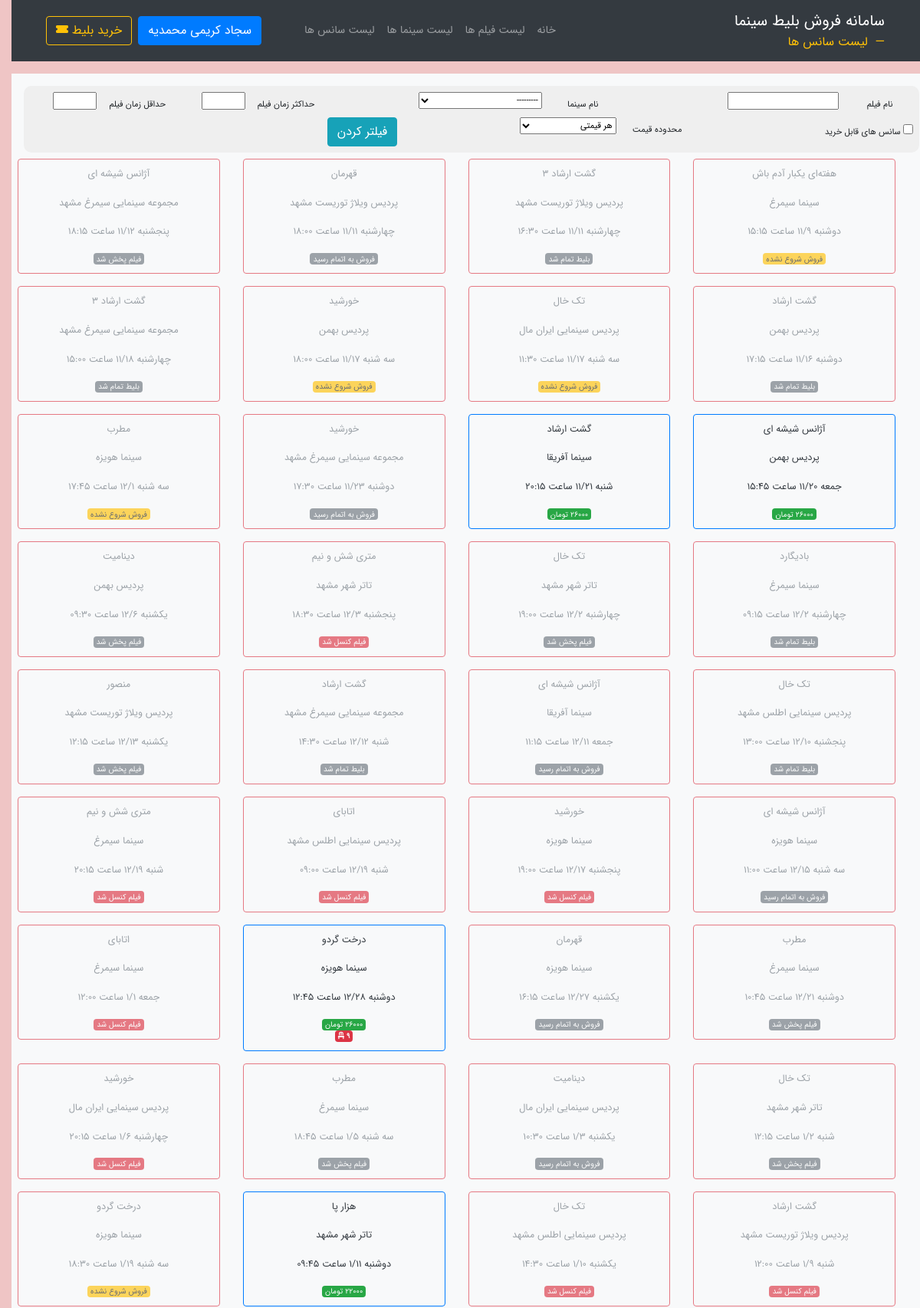
The app's page /Ticketing/showtime/list/ (signed in, upper part) with its own data.
### Ticketing/models.py (models this page shows, shortened)
class ShowTime (models.Model):
    class Meta:
        verbose_name = 'سانس'
        verbose_name_plural = 'سانس'
    movie = models.ForeignKey('Movie', on_delete=models.PROTECT, verbose_name='نام فیلم')
    cinema = models.ForeignKey('Cinema', on_delete=models.PROTECT, verbose_name='سالن سینما')
    start_time = models.DateTimeField('زمان اغاز')
    price = models.IntegerField('قیمت')
    salable_seat = models.IntegerField('صندلی های قابل فروش')
    soled_seat = models.IntegerField('صندلی های فروخته شده')
    sale_not_started = 1
    sale_started = 2
    ticket_finished = 3
    sale_ended = 4
    Movie_played = 5
    show_cancelled = 6
    status_choices = (
        (1, 'فروش شروع نشده'),
        (2, 'فروش اغاز شد'),
        (3, 'بلیط تمام شد'),
        (4, 'فروش به اتمام رسید'),
        (5, 'فیلم پخش شد'),
        (6, 'فیلم کنسل شد')
    )
    status = models.IntegerField('وضعیت فروش', choices=status_choices)
    def free_seats(self):
        free_seats = self.salable_seat-self.soled_seat
        return free_seats
    def get_price_display(self):
        return " {} تومان ".format(self.price)
    pass

class Movie(models.Model):
    class Meta:
        verbose_name = 'فیلم'
        verbose_name_plural = 'فیلم'
    name = models.CharField('عنوان', max_length=100)
    director = models.CharField('کارگردان', max_length=100)
    year = models.IntegerField('سال تولید')
    length = models.IntegerField('مدت زمان فیلم')
    description = models.TextField('توضیحات', null=True)
    poster = models.ImageField('پوستر', upload_to='movie_posters/',)
    def __str__(self):
        return self.name
    pass

class Cinema (models.Model):
    class Meta:
        verbose_name = 'سالن سینما'
        verbose_name_plural = 'سالن سینما'
    Cod = models.IntegerField('شماره پروانه', primary_key=True)
    name = models.CharField('نام سالن', max_length=50)
    city = models.CharField('شهر', max_length=30, default='مشهد')
    capacity = models.IntegerField('ظرفیت')
    phone = models.CharField('شماره', max_length=50, null=True)
    address = models.TextField('آدرس', null=True)
    image = models.ImageField('تصویر', upload_to='cinema_images/', blank=True)
    def __str__(self):
        return self.name
    pass

### Ticketing/views.py (the view)
# urls.py: path('showtime/list/', views.showtime_list, name='showtime_list'),
@login_required
def showtime_list(request):
    search_box = Showtime_form(request.GET)
    showtime = ShowTime.objects.all()
    if search_box.is_valid():
        showtime = showtime.filter(movie__name__contains=search_box.cleaned_data['movie_name'])
        if search_box.cleaned_data['sale_access']:
            showtime = showtime.filter(status=ShowTime.sale_started)
        if search_box.cleaned_data['movie_length_min']:
            showtime = showtime.filter(movie__length__gte=search_box.cleaned_data['movie_length_min'])
        if search_box.cleaned_data['movie_length_max']:
            showtime = showtime.filter(movie__length__lte=search_box.cleaned_data['movie_length_max'])
        if search_box.cleaned_data['cinema']:
            showtime = showtime.filter(cinema=search_box.cleaned_data['cinema'])
        min_price, max_price = search_box.get_price()
        if min_price is not None:
            showtime = showtime.filter(price__gte=min_price)
        if max_price is not None:
            showtime = showtime.filter(price__lte=max_price)
        pass
    showtime = showtime.order_by('start_time')
    showtime_c = showtime.count()
    context = {
        'search_box': search_box,
        'showtime': showtime,
        'showtime_c': showtime_c
    }
    return render(request, 'ticketing/showtime_list.html', context)

### Ticketing/forms.py (called while the page is built)
    def get_price(self):
        price_level = self.cleaned_data['price_range']
        if price_level == Showtime_form.under_10:
            return None, 10000
        elif price_level == Showtime_form.between_10_to_15:
            return 10000, 15000
        elif price_level == Showtime_form.between_15_to_20:
            return 15000, 20000
        elif price_level == Showtime_form.more_than20:
            return 20000, None
        else:
            return None, None

### Ticketing/templates/ticketing/showtime_list.html (shortened to what this page needs)
{% extends "ticketing/page-Base_list.html" %}
{% block page-nav-name %}
    لیست سانس ها
{% endblock %}
{% block main-content %}
    <div class="bg-light p-2">
        {% if showtime %}
            <div class="search-bar m-2">
                <form class="form-row p-2" method="GET" action="">
                    {% include "ticketing/_form_shotime__list.html" with field=search_box.movie_name %}
                    {% include "ticketing/_form_shotime__list.html" with field=search_box.cinema %}
                    {% include "ticketing/_form_shotime__list.html" with field=search_box.movie_length_max div_size=1  %}
                    {% include "ticketing/_form_shotime__list.html" with field=search_box.movie_length_min div_size=1  %}
                    <div class="align-content-center col-3">
                        {{ search_box.sale_access }}
                        {{ search_box.sale_access.label }}
                    </div>
                    {% include "ticketing/_form_shotime__list.html" with field=search_box.price_range %}
                    <button  type="submit" class=" btn btn-info " name="">
                        فیلتر کردن
                    </button>
                </form>
            </div>
            <div class="row d-flex justify-content-between mr-4">
                {% for showtime in showtime %}
                    <div class="col-sm-3 mb-3">
                        <a href="{% url "Ticketing:showtime_detail" showtime_id=showtime.id %}"
                           class="showtime-box btn d-flex flex-column
                               {% if showtime.status == showtime.sale_started %}
                                    btn-outline-dark border-primary
                               {% else %}
                                    btn-outline-secondary border-danger disabled
                               {% endif %}">
                            <span>{{ showtime.movie }}</span>
                            <br/>
                            <span>{{ showtime.cinema }}</span>
                            <br/>
                            <span>
                                {{ showtime.start_time|date:"l n/j ساعت H:i" }}
                            </span>
                            <br/>
                            <span class="showtime-status badge mx-auto
                                   {% if showtime.status == showtime.sale_not_started %}
                                       badge-warning
                                   {% elif showtime.status == showtime.show_cancelled %}
                                       badge-danger
                                   {% elif showtime.status == showtime.sale_started %}
                                       badge-success
                                   {% else %}
                                       badge-secondary
                                   {% endif %}">
                                {% if showtime.status == showtime.sale_started %}
                                    {{ showtime.get_price_display }}
                                {% else %}
                                    {{ showtime.get_status_display }}
                                {% endif %}
                            </span>
                            {% if showtime.status == showtime.sale_started and showtime.free_seats < 10 %}
                                <span class="badge badge-danger m-auto">
                                    {{ showtime.free_seats }} <i class="fas fa-chair"></i>
                                </span>
                            {% endif %}
                        </a>
                    </div>
                {% endfor %}
            </div>
        {% else %}
            <div class="alert alert-danger">
                هیچ سانسی یافت نشد
            </div>
        {% endif %}
    </div>
{% endblock %}

### Ticketing/templates/ticketing/page-Base_list.html (shortened to what this page needs)
{% load static %}
<!DOCTYPE html>
<html lang="fa" dir="rtl">
<head>
    <link rel="stylesheet" type="text/css" href="{% static "ticketing/css/bootstrap.css" %}">
    <link rel="stylesheet" type="text/css" href="{% static "ticketing/css/font-awesome.css" %}">
    <link rel="stylesheet" type="text/css" href="{% static "ticketing/css/main.css" %}">
    <link rel="stylesheet" href="https://cdn.jsdelivr.net/npm/bootstrap-icons@1.8.3/font/bootstrap-icons.css">
</head>
<body>
    <nav class="navbar navbar-expand-md navbar-dark bg-dark mb-3">
        <div class="container">
            <a class="navbar-brand" href="http://127.0.0.1:8000/">
                سامانه فروش بلیط سینما
            <small class="blockquote-footer text-primary">
                {% block page-nav-name %} {% endblock %}
            </small>
            </a>
            <div class="collapse navbar-collapse" id="navbarNav">
                <ul class="navbar-nav mr-auto">
                    <li class="nav-item">
                        <a class="nav-link" href="http://127.0.0.1:8000/">خانه</a>
                    </li>
                    <li class="nav-item">
                        <a class="nav-link" href="{% url "Ticketing:movie_list" %}">لیست فیلم ها</a>
                    </li>
                    <li class="nav-item">
                        <a class="nav-link" href="{% url "Ticketing:cinema_list" %}">لیست سینما ها</a>
                    </li>
                        {% if user.is_authenticated %}
                            <li class="nav-item">
                                <a class="nav-link" href="{% url "Ticketing:showtime_list" %}">لیست سانس ها</a>
                            </li>
                            <li class="nav-item  ">
                            <div class="dropdown pr-5 ">
                                <button class="dropdown-topple btn btn-primary" type="button" data-toggle="dropdown">
                                    {% if user.get_full_name %}
                                        {{ user.get_full_name }}
                                    {% else %}
                                        {{ user.username }}
                                    {% endif %}
                                </button>
                            </div>
                       </li>
                    {% endif %}
                    <li class="nav-item pr-2">
                        <a class="btn btn-outline-warning" href="{% url "Ticketing:showtime_list" %}"> خرید بلیط
                            <i class="bi bi-ticket-fill"></i>
                        </a>
                    </li>
                </ul>
            </div>
        </div>
    </nav>
        {% block main-content %}{% endblock %}
</body>
</html>

### Ticketing/Static/Ticketing/css/main.css (style rules this page uses)
body { direction: rtl; text-align: right; font-family: IRANSansWeb; font-size: 14px !important; margin: 1; background-color: #efc5c5; }
.showtime-box { padding: 10px; font-size: 0.9em; }
.showtime-box .showtime-status { font-size: 0.8em; font-weight: normal; }
.search-bar { background-color: #efefef; border-radius: 10px; font-size: 0.8em; }

### records on screen
ShowTime: movie "هفته‌ای یکبار آدم باش", cinema "سینما سیمرغ", start_time "دوشنبه 11/9 ساعت 15:15", status "فروش شروع نشده"
ShowTime: cinema "پردیس ویلاژ توریست مشهد", start_time "چهارشنبه 11/11 ساعت 16:30", status "بلیط تمام شد"
ShowTime: movie "قهرمان", cinema "پردیس ویلاژ توریست مشهد", start_time "چهارشنبه 11/11 ساعت 18:00", status "فروش به اتمام رسید"
ShowTime: movie "آژانس شیشه ای", cinema "مجموعه سینمایی سیمرغ مشهد", start_time "پنجشنبه 11/12 ساعت 18:15", status "فیلم پخش شد"
ShowTime: movie "گشت ارشاد", cinema "پردیس بهمن", start_time "دوشنبه 11/16 ساعت 17:15", status "بلیط تمام شد"
ShowTime: movie "تک خال", cinema "پردیس سینمایی ایران مال", start_time "سه شنبه 11/17 ساعت 11:30", status "فروش شروع نشده"
ShowTime: movie "خورشید", cinema "پردیس بهمن", start_time "سه شنبه 11/17 ساعت 18:00", status "فروش شروع نشده"
ShowTime: cinema "مجموعه سینمایی سیمرغ مشهد", start_time "چهارشنبه 11/18 ساعت 15:00", status "بلیط تمام شد"
ShowTime: movie "آژانس شیشه ای", cinema "پردیس بهمن", start_time "جمعه 11/20 ساعت 15:45", price "26000 تومان"
ShowTime: movie "گشت ارشاد", cinema "سینما آفریقا", start_time "شنبه 11/21 ساعت 20:15", price "26000 تومان"
ShowTime: movie "خورشید", cinema "مجموعه سینمایی سیمرغ مشهد", start_time "دوشنبه 11/23 ساعت 17:30", status "فروش به اتمام رسید"
ShowTime: movie "مطرب", cinema "سینما هویزه", start_time "سه شنبه 12/1 ساعت 17:45", status "فروش شروع نشده"
ShowTime: movie "بادیگارد", cinema "سینما سیمرغ", start_time "چهارشنبه 12/2 ساعت 09:15", status "بلیط تمام شد"
ShowTime: movie "تک خال", cinema "تاتر شهر مشهد", start_time "چهارشنبه 12/2 ساعت 19:00", status "فیلم پخش شد"
ShowTime: movie "متری شش و نیم", cinema "تاتر شهر مشهد", start_time "پنجشنبه 12/3 ساعت 18:30", status "فیلم کنسل شد"
ShowTime: movie "دینامیت", cinema "پردیس بهمن", start_time "یکشنبه 12/6 ساعت 09:30", status "فیلم پخش شد"
ShowTime: movie "تک خال", cinema "پردیس سینمایی اطلس مشهد", start_time "پنجشنبه 12/10 ساعت 13:00", status "بلیط تمام شد"
ShowTime: movie "آژانس شیشه ای", cinema "سینما آفریقا", start_time "جمعه 12/11 ساعت 11:15", status "فروش به اتمام رسید"
ShowTime: movie "گشت ارشاد", cinema "مجموعه سینمایی سیمرغ مشهد", start_time "شنبه 12/12 ساعت 14:30", status "بلیط تمام شد"
ShowTime: movie "منصور", cinema "پردیس ویلاژ توریست مشهد", start_time "یکشنبه 12/13 ساعت 12:15", status "فیلم پخش شد"
ShowTime: movie "آژانس شیشه ای", cinema "سینما هویزه", start_time "سه شنبه 12/15 ساعت 11:00", status "فروش به اتمام رسید"
ShowTime: movie "خورشید", cinema "سینما هویزه", start_time "پنجشنبه 12/17 ساعت 19:00", status "فیلم کنسل شد"
ShowTime: movie "اتابای", cinema "پردیس سینمایی اطلس مشهد", start_time "شنبه 12/19 ساعت 09:00", status "فیلم کنسل شد"
ShowTime: movie "متری شش و نیم", cinema "سینما سیمرغ", start_time "شنبه 12/19 ساعت 20:15", status "فیلم کنسل شد"
ShowTime: movie "مطرب", cinema "سینما سیمرغ", start_time "دوشنبه 12/21 ساعت 10:45", status "فیلم پخش شد"
ShowTime: movie "قهرمان", cinema "سینما هویزه", start_time "یکشنبه 12/27 ساعت 16:15", status "فروش به اتمام رسید"
ShowTime: movie "درخت گردو", cinema "سینما هویزه", start_time "دوشنبه 12/28 ساعت 12:45", price "26000 تومان"
ShowTime: movie "اتابای", cinema "سینما سیمرغ", start_time "جمعه 1/1 ساعت 12:00", status "فیلم کنسل شد"
ShowTime: movie "تک خال", cinema "تاتر شهر مشهد", start_time "شنبه 1/2 ساعت 12:15", status "فیلم پخش شد"
ShowTime: movie "دینامیت", cinema "پردیس سینمایی ایران مال", start_time "یکشنبه 1/3 ساعت 10:30", status "فروش به اتمام رسید"
ShowTime: movie "مطرب", cinema "سینما سیمرغ", start_time "سه شنبه 1/5 ساعت 18:45", status "فیلم پخش شد"
ShowTime: movie "خورشید", cinema "پردیس سینمایی ایران مال", start_time "چهارشنبه 1/6 ساعت 20:15", status "فیلم کنسل شد"
ShowTime: movie "گشت ارشاد", cinema "پردیس ویلاژ توریست مشهد", start_time "شنبه 1/9 ساعت 12:00", status "فیلم کنسل شد"
ShowTime: movie "تک خال", cinema "پردیس سینمایی اطلس مشهد", start_time "یکشنبه 1/10 ساعت 14:30", status "فیلم کنسل شد"
ShowTime: movie "هزار پا", cinema "تاتر شهر مشهد", start_time "دوشنبه 1/11 ساعت 09:45", price "22000 تومان"
ShowTime: movie "درخت گردو", cinema "سینما هویزه", start_time "سه شنبه 1/19 ساعت 18:30", status "فروش شروع نشده"

### other values on screen
{{ user.get_full_name }} "سجاد کریمی محمدیه"
{{ field.label }} "نام فیلم نام سینما حداکثر زمان فیلم حداقل زمان فیلم محدوده قیمت"
{{ search_box.sale_access.label }} "سانس های قابل خرید"
